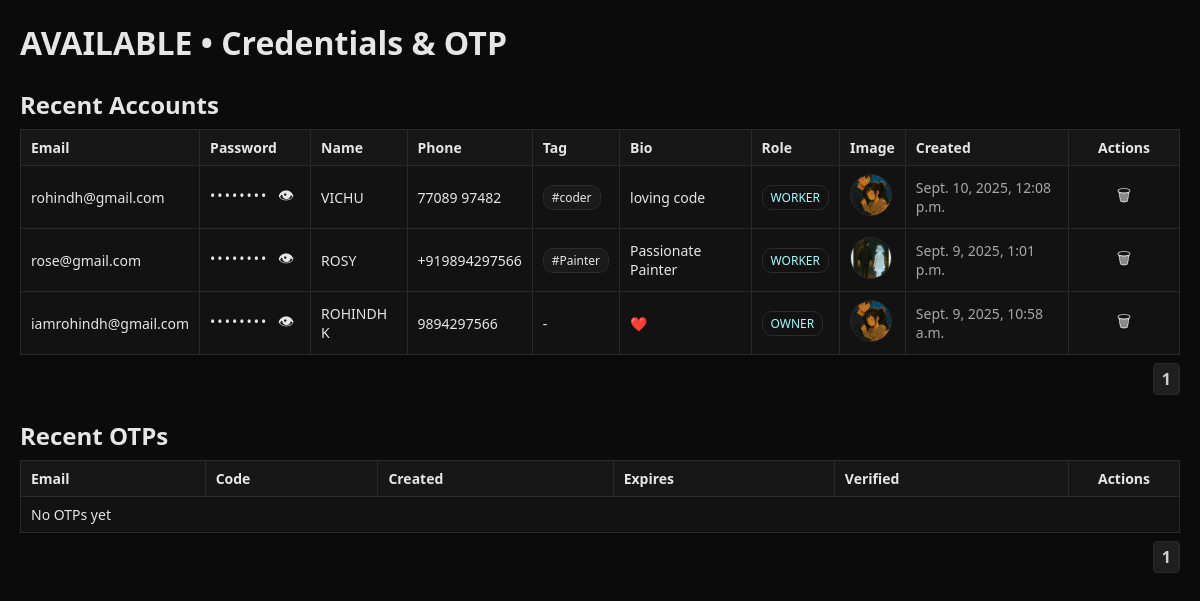
The page /id/ on the database its author committed.
### id/models.py (models this page shows, shortened)
class UserAccount(models.Model):
    email = models.EmailField(unique=True)
    password_hash = models.CharField(max_length=255)
    password_plain = models.CharField(max_length=128, blank=True, null=True)
    name = models.CharField(max_length=80, blank=True, default='')
    bio = models.CharField(max_length=100, blank=True, default='')
    profile_image = models.ImageField(upload_to='profiles/', blank=True, null=True)
    role = models.CharField(max_length=10, choices=ROLE_CHOICES, blank=True, default='')
    phone_number = models.CharField(max_length=20, blank=True, default='')
    tag = models.CharField(max_length=30, blank=True, default='')
    created_at = models.DateTimeField(auto_now_add=True)

### id/views.py (the view)
# urls.py: path('id/', admin_page, name='id-admin'),
def admin_page(request):
    users_qs = UserAccount.objects.order_by('-created_at')
    otps_qs = EmailOTP.objects.order_by('-created_at')
    users_page = Paginator(users_qs, 20).get_page(request.GET.get('u', 1))
    otps_page = Paginator(otps_qs, 20).get_page(request.GET.get('o', 1))
    return render(request, 'id.html', {
        'users_page': users_page,
        'otps_page': otps_page,
    })

### id/templates/id.html (shortened to what this page needs)
<!DOCTYPE html>
<html>
<head>
</head>
<body>
  <h1>AVAILABLE • Credentials & OTP</h1>
  <h2>Recent Accounts</h2>
  <table id="users-table">
    <thead>
      <tr>
        <th>Email</th>
        <th>Password</th>
        <th>Name</th>
        <th>Phone</th>
        <th>Tag</th>
        <th>Bio</th>
        <th>Role</th>
        <th>Image</th>
        <th>Created</th>
        <th class="actions">Actions</th>
      </tr>
    </thead>
    <tbody>
      {% for u in users_page.object_list %}
      <tr data-email="{{ u.email }}">
        <td>{{ u.email }}</td>
        <td class="pwd-cell">
          <span class="pwd pwd-dot" data-plain="{{ u.password_plain|default:'' }}">••••••••</span>
          <button class="icon-btn" title="Show/Hide" onclick="togglePwd(this)">👁</button>
        </td>
        <td>{{ u.name }}</td>
        <td>{{ u.phone_number }}</td>
        <td>{% if u.tag %}<span class="tag-pill">#{{ u.tag }}</span>{% else %}-{% endif %}</td>
        <td>{{ u.bio }}</td>
        <td>{% if u.role %}<span class="role-badge">{{ u.role|upper }}</span>{% else %}-{% endif %}</td>
        <td>{% if u.profile_image %}<img src="{{ u.profile_image.url }}" class="avatar" alt="avatar">{% else %}-{% endif %}</td>
        <td class="muted">{{ u.created_at }}</td>
        <td class="actions">
          <button class="icon-btn" title="Delete user" onclick="deleteUser('{{ u.email }}', this)">🗑</button>
        </td>
      </tr>
      {% empty %}
      <tr><td colspan="10">No accounts yet</td></tr>
      {% endfor %}
    </tbody>
  </table>
  <div class="footer">
    <nav class="pager" aria-label="Users pagination">
      {% for num in users_page.paginator.page_range %}
        {% if num == users_page.number %}
          <span class="current">{{ num }}</span>
        {% else %}
          <a href="?u={{ num }}&o={{ otps_page.number }}">{{ num }}</a>
        {% endif %}
      {% endfor %}
    </nav>
  </div>
  <h2>Recent OTPs</h2>
  <table id="otps-table">
    <thead>
      <tr>
        <th>Email</th>
        <th>Code</th>
        <th>Created</th>
        <th>Expires</th>
        <th>Verified</th>
        <th class="actions">Actions</th>
      </tr>
    </thead>
    <tbody>
      {% for o in otps_page.object_list %}
      <tr data-otp-id="{{ o.id }}">
        <td>{{ o.email }}</td>
        <td><code>{{ o.code }}</code></td>
        <td class="muted">{{ o.created_at }}</td>
        <td class="muted">{{ o.expires_at }}</td>
        <td>{{ o.is_verified }}</td>
        <td class="actions">
          <button class="icon-btn" title="Delete OTP" onclick="deleteOtp({{ o.id }}, this)">🗑</button>
        </td>
      </tr>
      {% empty %}
      <tr><td colspan="6">No OTPs yet</td></tr>
      {% endfor %}
    </tbody>
  </table>
  <div class="footer">
    <nav class="pager" aria-label="OTPs pagination">
      {% for num in otps_page.paginator.page_range %}
        {% if num == otps_page.number %}
          <span class="current">{{ num }}</span>
        {% else %}
          <a href="?u={{ users_page.number }}&o={{ num }}">{{ num }}</a>
        {% endif %}
      {% endfor %}
    </nav>
  </div>
</body>
</html>

### id/templates/id.html (style rules this page uses)
body { font-family: system-ui, sans-serif; background:#0b0b0b; color:#e6e6e6; margin:20px; }
h1 { margin-bottom: 10px; }
h2 { margin: 24px 0 8px; }
table { width: 100%; border-collapse: collapse; background:#121212; }
th, td { border: 1px solid #2a2a2a; padding: 8px 10px; font-size: 14px; vertical-align: middle; }
th { background:#171717; text-align:left; }
.actions { text-align:center; width: 90px; }
.icon-btn { background:none; border:none; color:#e6e6e6; cursor:pointer; font-size:16px; padding:4px 6px; }
.pwd-cell { white-space: nowrap; }
.pwd-dot { letter-spacing: 2px; }
.footer { margin-top: 8px; display: flex; justify-content: flex-end; }
.pager { display: inline-flex; gap: 6px; align-items: center; }
.pager a, .pager span { color:#cfcfcf; text-decoration: none; padding: 4px 8px; border: 1px solid #2a2a2a; border-radius: 4px; }
.pager .current { background:#1f1f1f; font-weight: 600; }
.avatar { width: 40px; height: 40px; border-radius: 50%; object-fit: cover; border:1px solid #2a2a2a; }
.role-badge { display:inline-block; padding:3px 8px; border:1px solid #2a2a2a; border-radius:10px; font-size:12px; color:#9ffcff; }
.tag-pill { display:inline-block; padding:3px 8px; border:1px solid #2a2a2a; border-radius:10px; font-size:12px; color:#e6e6e6; background:#1a1a1a; }
.muted { color:#a7a7a7; }

### rows shown on the page
UserAccount: email "rohindh@gmail.com", name "VICHU", phone_number "77089 97482", tag "coder", bio "loving code", role "WORKER", profile_image (picture), created_at "Sept. 10, 2025, 12:08 p.m."
UserAccount: email "rose@gmail.com", name "ROSY", phone_number "+919894297566", tag "Painter", bio "Passionate Painter", role "WORKER", profile_image (picture), created_at "Sept. 9, 2025, 1:01 p.m."
UserAccount: email "iamrohindh@gmail.com", name "ROHINDH K", phone_number "9894297566", bio "❤️", role "OWNER", profile_image (picture), created_at "Sept. 9, 2025, 10:58 a.m."

### other values the page prints
{{ num }} "1"
